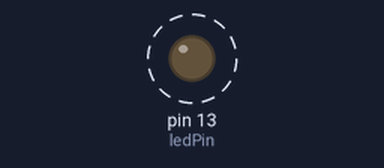
A sketch run on a simulated Arduino Uno, built with avr-gcc and run on an emulated ATmega328P. On the bench: output pins drawn as LEDs (lit = HIGH). Dashed ring = blinking.

Above: at 0.12 s.
Timing chart, 0 to 3.0 s (numbered marks = the images above):
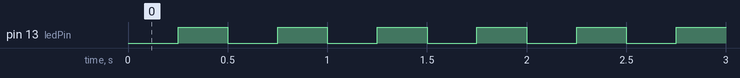

Measured:
- by itself, pin 13 (ledPin): alternates HIGH for 0.25 s and LOW for 0.25 s

The sketch:

Project001_Challenge5.ino
```cpp
const int ledPin = LED_BUILTIN;

unsigned long previousMillis = 0;
const unsigned long interval = 250;

bool ledState = LOW;

void setup() {
  pinMode(ledPin, OUTPUT);
}

void loop() {
  unsigned long currentMillis = millis();

  if (currentMillis - previousMillis >= interval) {
    previousMillis = currentMillis;

    ledState = !ledState;

    digitalWrite(ledPin, ledState);
  }
}
```
